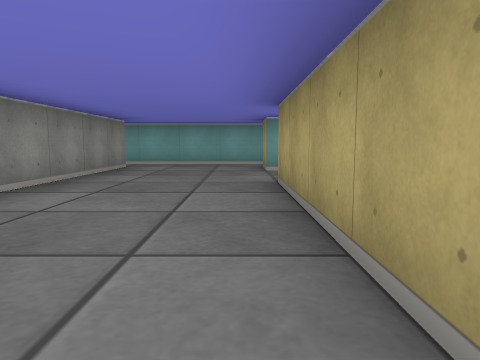
View 1 (above)

17 first-person views from a walk through a cub3D maze. The camera is about half as high as the walls, tilts 6° down and sees 70° across. The floor is counted in squares. Each view is taken from the middle of a square. On the plan, view 1 faces up. The plan holds only what a view shows up to about 9 squares ahead; the rest is blank.

View 2
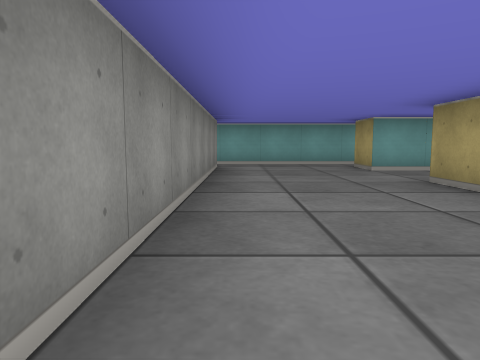

View 3
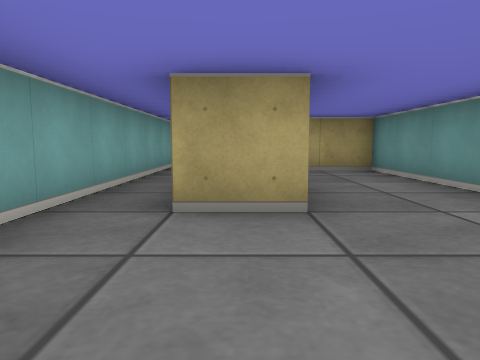

View 4
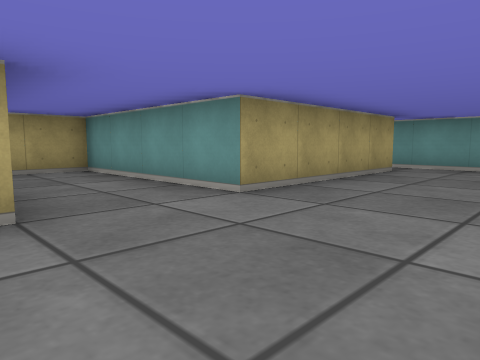

View 5
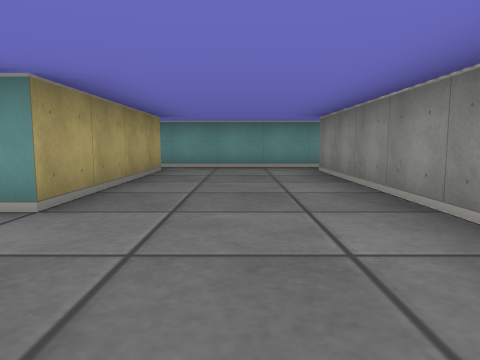

View 6
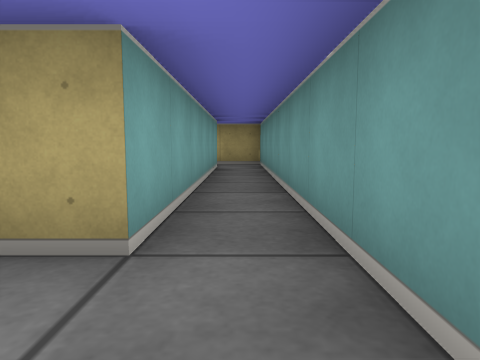

View 7
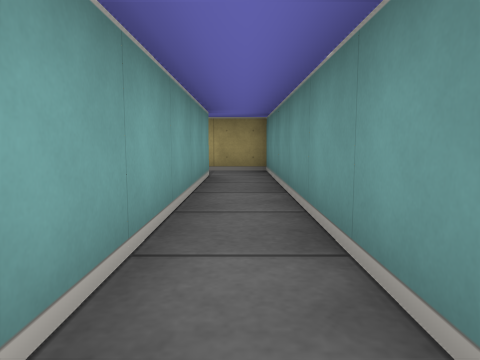

View 8
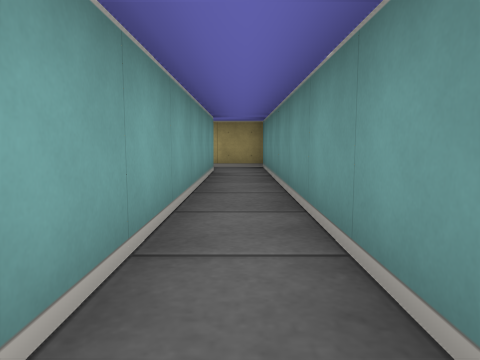

View 9
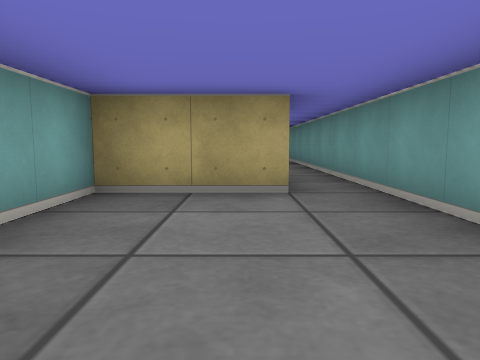

View 10
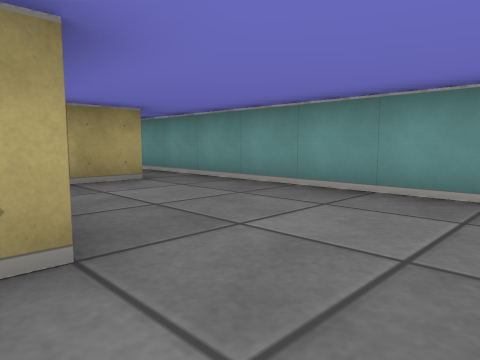

View 11
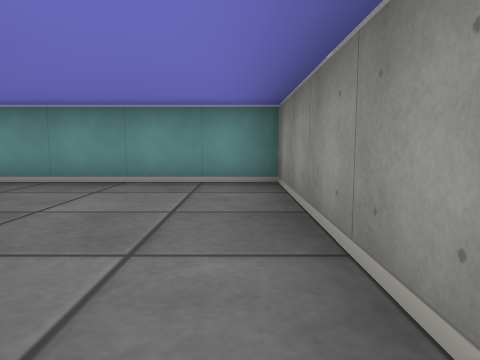

View 12
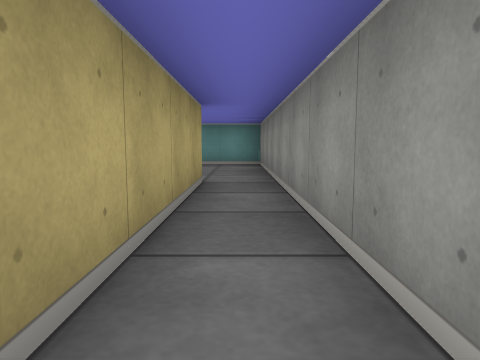

View 13
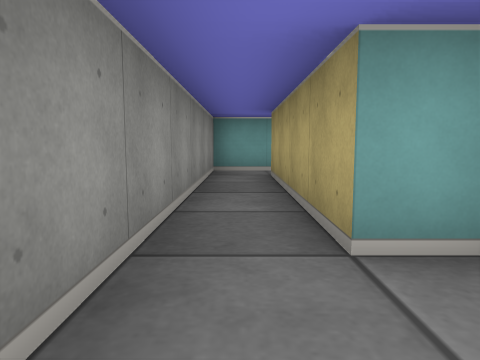

View 14
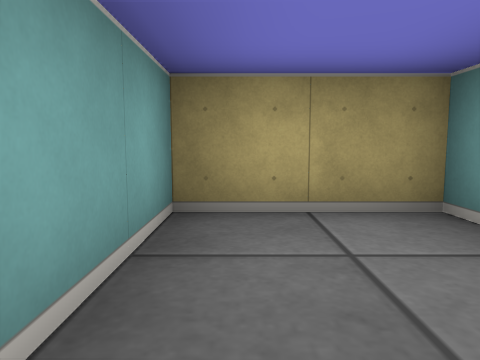

View 15
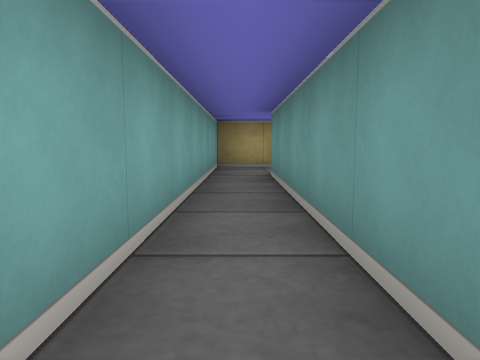

View 16
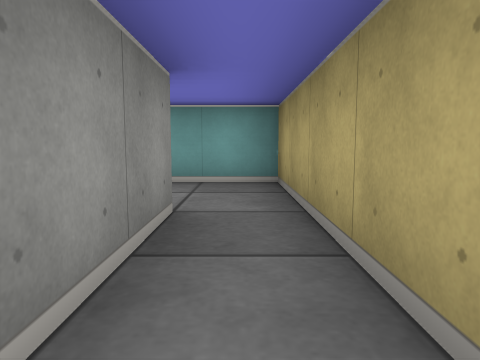

View 17
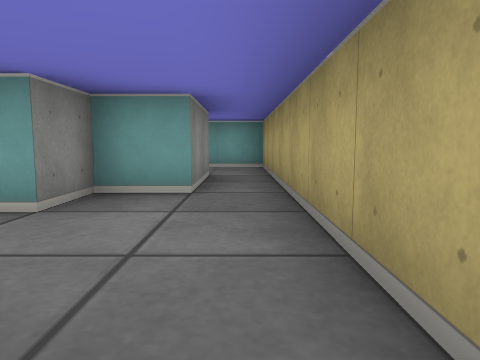

### Floor plan
Ten units are one square. View 1 is at (0, 0); x grows to the right and y downward. Boxes are objects, and circles mark ways between rooms. Rooms are numbered by the first view taken in them; rooms with no view inside come last. Other rooms are left out.
<svg viewBox="-100 -90 180 100">
<path fill="none" stroke="#000" d="M-25 -75 -25 -5M-45 5 75 5 75 -15M55 -85 -29 -85M65 -5 5 -5 5 -45 45 -45 45 -65 5 -65 5 -75 55 -75M-75 -24 -75 -29M-79 -35 -85 -35 -85 -75M-45 -4 -45 -25 -60 -25M-84 -85 -95 -85 -95 5 -45 5M65 -45 55 -45 55 -35 51 -35M75 -15 75 -45M65 -65 65 -45M75 -45 75 -85 55 -85"/>
<circle cx="-35" cy="0" r="3" fill="#2a7"/>
<circle cx="70" cy="-10" r="3" fill="#2a7"/>
<circle cx="60" cy="-80" r="3" fill="#2a7"/>
<circle cx="70" cy="-50" r="3" fill="#2a7"/>
<text x="0" y="-40">1</text>
<text x="-80" y="-20">2</text>
<text x="50" y="-30">3</text>
<text x="70" y="-70">4</text>
</svg>
Room 1 opens to room 2. Room 1 opens to room 3. Room 1 opens to room 4. Room 3 opens to room 4.

Where each view was taken, in squares from view 1:
view 1: 0 up, 0 right, facing up
view 2: 0 up, 2 left, facing up
view 3: 7 up, 2 left, facing right
view 4: 7 up, 2 left, facing down-right
view 5: 7 up, 1 left, facing down
view 6: 0 up, 1 left, facing right
view 7: 0 up, 1 right, facing right
view 8: 0 up, 0 right, facing right
view 9: 1 up, 8 left, facing right
view 10: 3 up, 9 left, facing down-right
view 11: 4 up, 9 left, facing down
view 12: 8 up, 9 left, facing down
view 13: 2 up, 9 left, facing up
view 14: 6 up, 2 right, facing right
view 15: 8 up, 0 right, facing right
view 16: 4 up, 7 right, facing up
view 17: 1 up, 7 right, facing up
